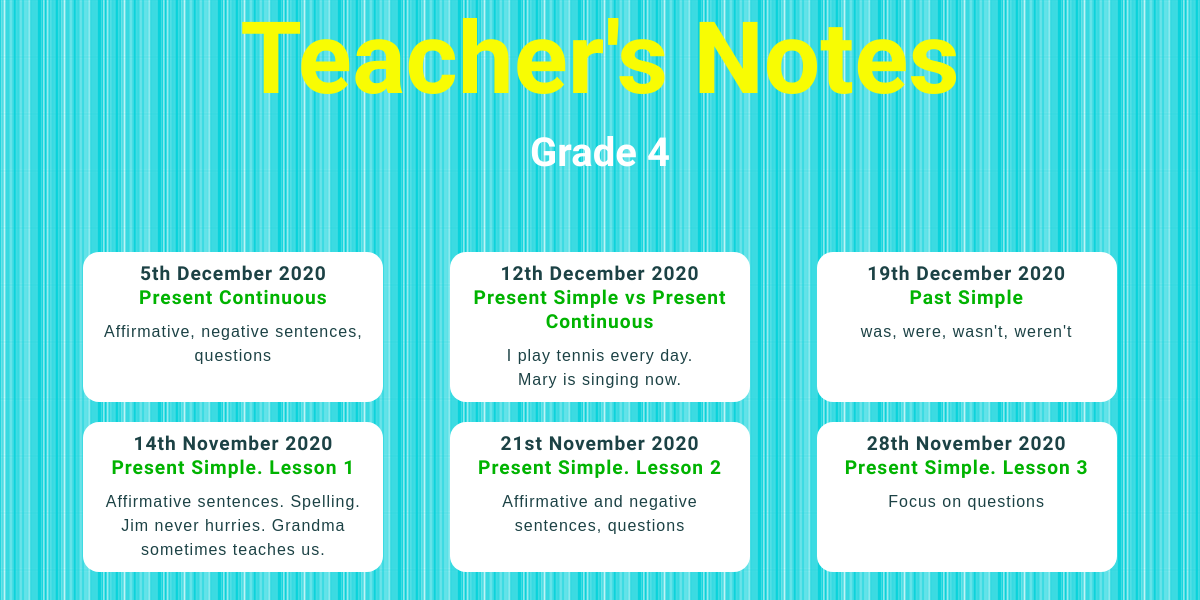
/blog/grade4/, run on an earlier commit of the app's database.
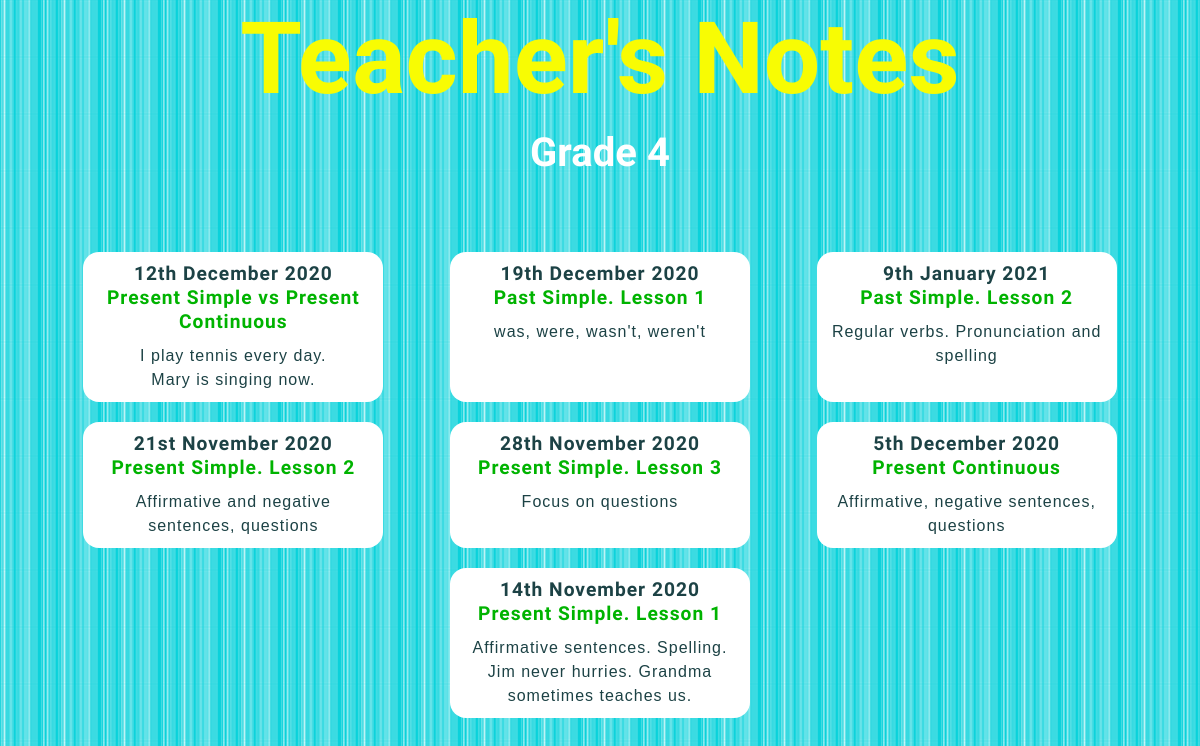
And on a later commit of the database.
### blog/models.py (models this page shows, shortened)
class Grade4blogpost(models.Model):
    grade = models.CharField(max_length=10, default='Grade 4')
    date = models.DateField()
    title = models.TextField(max_length=200)
    intro = models.TextField(max_length=400, default='intro')
    description = models.TextField()
    image = models.ImageField(upload_to='blog/images/', default='blog/images/soon.png')
    file = models.FileField(upload_to='blog/downloads/', blank='True')
    credits = models.TextField(blank='True')

### blog/views.py (the view)
# urls.py: path('grade4/', views.view_all_grade4, name='url_all_grade4'),
def view_all_grade4(request):
    blogposts = Grade4blogpost.objects.order_by('-date')
    return render(request, 'blog/onegrade_4.html', {'blogposts': blogposts})

### blog/templates/blog/onegrade_4.html (shortened to what this page needs)
<!DOCTYPE html>
{% load static %}
<html lang="en">
<head>
    <link href="{% static 'blog/all_posts.css' %}" type="text/css" rel="stylesheet"/>
    <link href="{% static 'blog/queries.css' %}" type="text/css" rel="stylesheet"/>
</head>
<body>
<header>
    <h1>Teacher's Notes</h1>
    <h2>Grade 4</h2>
</header>
<section>
    <h3></h3>
    <div class="flex-container">
        {% for blogpost in blogposts %}
            <a class="button" href="{% url 'blog:url_one_grade4' blogpost.id %}">
                <h4>{{ blogpost.date|date:'jS F Y' }}</h4>
                <h5>{{ blogpost.title }}</h5>
                <p>{{ blogpost.intro|safe|truncatewords:20 }}</p></a>
        {% endfor %}
    </div>
</section>
</body>
</html>

What changed in the data, as far as the page shows it:
added Grade4blogpost: date "9th January 2021", title "Past Simple. Lesson 2", intro "Regular verbs. Pronunciation and spelling"
changed Grade4blogpost "was, were, wasn't, weren't": title "Past Simple" → "Past Simple. Lesson 1"
